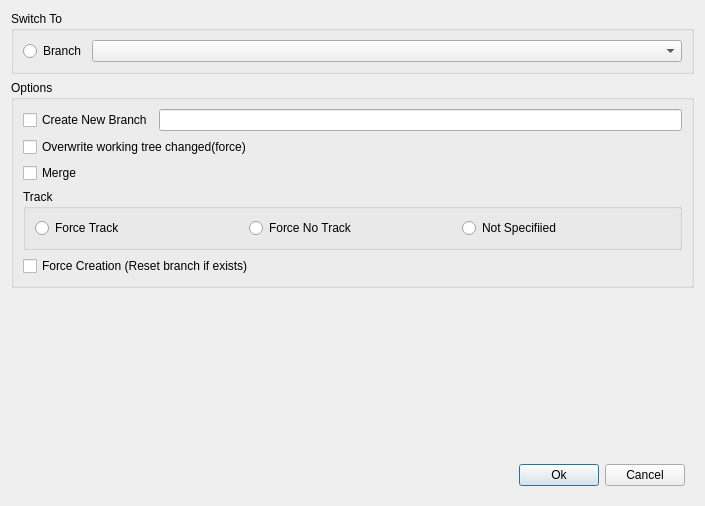
<?xml version="1.0" encoding="UTF-8"?>
<ui version="4.0">
 <class>GitBranchDialog</class>
 <widget class="QDialog" name="GitBranchDialog">
  <property name="geometry">
   <rect>
    <x>0</x>
    <y>0</y>
    <width>705</width>
    <height>506</height>
   </rect>
  </property>
  <property name="windowTitle">
   <string>Branch/Switch</string>
  </property>
  <layout class="QVBoxLayout" name="verticalLayout">
   <item>
    <widget class="QGroupBox" name="groupBox">
     <property name="title">
      <string>Switch To</string>
     </property>
     <layout class="QGridLayout" name="gridLayout_2">
      <item row="0" column="0">
       <widget class="QRadioButton" name="rbBranch">
        <property name="text">
         <string>Branch</string>
        </property>
       </widget>
      </item>
      <item row="0" column="1">
       <widget class="QComboBox" name="lstBranches">
        <property name="sizePolicy">
         <sizepolicy hsizetype="Expanding" vsizetype="Fixed">
          <horstretch>0</horstretch>
          <verstretch>0</verstretch>
         </sizepolicy>
        </property>
       </widget>
      </item>
     </layout>
    </widget>
   </item>
   <item>
    <widget class="QGroupBox" name="grpOptions">
     <property name="title">
      <string>Options</string>
     </property>
     <layout class="QGridLayout" name="gridLayout">
      <item row="1" column="0" colspan="2">
       <widget class="QCheckBox" name="chkForce">
        <property name="text">
         <string>Overwrite working tree changed(force)</string>
        </property>
       </widget>
      </item>
      <item row="3" column="0" colspan="2">
       <widget class="QGroupBox" name="groupBox_3">
        <property name="title">
         <string>Track</string>
        </property>
        <layout class="QHBoxLayout" name="horizontalLayout">
         <item>
          <widget class="QRadioButton" name="rbForceTrack">
           <property name="toolTip">
            <string>Pass --track to git</string>
           </property>
           <property name="text">
            <string>Force Track</string>
           </property>
          </widget>
         </item>
         <item>
          <widget class="QRadioButton" name="rbForceNoTrack">
           <property name="toolTip">
            <string>Pass --no-track to git</string>
           </property>
           <property name="text">
            <string>Force No Track</string>
           </property>
          </widget>
         </item>
         <item>
          <widget class="QRadioButton" name="rbNonSpecifyTrack">
           <property name="toolTip">
            <string>Neither --track nor --no-track is passed to git</string>
           </property>
           <property name="text">
            <string>Not Specifiied</string>
           </property>
          </widget>
         </item>
        </layout>
       </widget>
      </item>
      <item row="0" column="1">
       <widget class="QLineEdit" name="txtNewBranch"/>
      </item>
      <item row="0" column="0">
       <widget class="QCheckBox" name="chkCreate">
        <property name="text">
         <string>Create New Branch</string>
        </property>
       </widget>
      </item>
      <item row="2" column="0" colspan="2">
       <widget class="QCheckBox" name="chkMerge">
        <property name="toolTip">
         <string>Merge between original branch, working tree contents and the branch to switch to</string>
        </property>
        <property name="text">
         <string>Merge</string>
        </property>
       </widget>
      </item>
      <item row="4" column="0" colspan="2">
       <widget class="QCheckBox" name="chkForceCreation">
        <property name="toolTip">
         <string/>
        </property>
        <property name="text">
         <string>Force Creation (Reset branch if exists)</string>
        </property>
       </widget>
      </item>
     </layout>
    </widget>
   </item>
   <item>
    <spacer name="verticalSpacer">
     <property name="orientation">
      <enum>Qt::Vertical</enum>
     </property>
     <property name="sizeHint" stdset="0">
      <size>
       <width>20</width>
       <height>40</height>
      </size>
     </property>
    </spacer>
   </item>
   <item>
    <widget class="QWidget" name="widget" native="true">
     <layout class="QHBoxLayout" name="horizontalLayout_2">
      <item>
       <spacer name="horizontalSpacer">
        <property name="orientation">
         <enum>Qt::Horizontal</enum>
        </property>
        <property name="sizeHint" stdset="0">
         <size>
          <width>40</width>
          <height>20</height>
         </size>
        </property>
       </spacer>
      </item>
      <item>
       <widget class="QPushButton" name="btnOk">
        <property name="text">
         <string>Ok</string>
        </property>
       </widget>
      </item>
      <item>
       <widget class="QPushButton" name="btnCancel">
        <property name="text">
         <string>Cancel</string>
        </property>
       </widget>
      </item>
     </layout>
    </widget>
   </item>
  </layout>
 </widget>
 <resources/>
 <connections/>
</ui>
